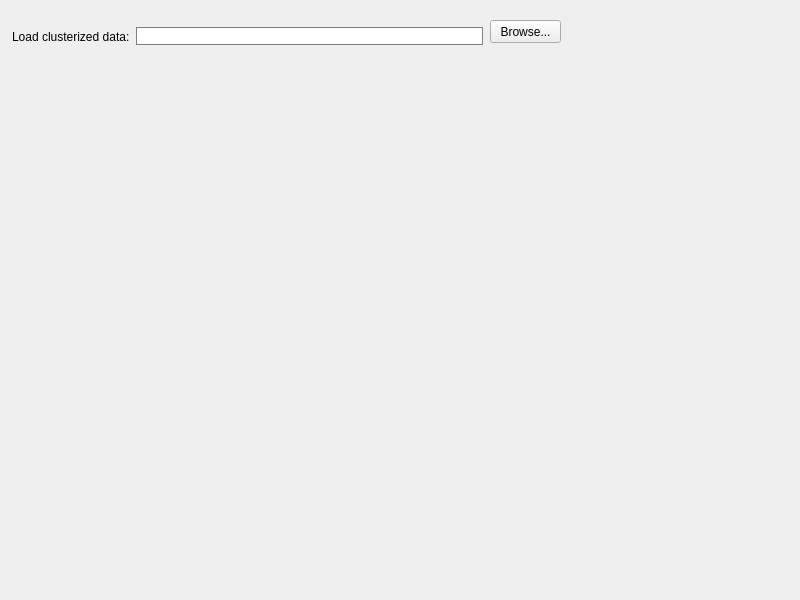
<?xml version="1.0" encoding="UTF-8"?>
<ui version="4.0">
 <class>widget_load_dataset</class>
 <widget class="QWidget" name="widget_load_dataset">
  <property name="geometry">
   <rect>
    <x>0</x>
    <y>0</y>
    <width>800</width>
    <height>600</height>
   </rect>
  </property>
  <property name="windowTitle">
   <string>Form</string>
  </property>
  <widget class="QPushButton" name="button_open_file">
   <property name="geometry">
    <rect>
     <x>490</x>
     <y>20</y>
     <width>71</width>
     <height>23</height>
    </rect>
   </property>
   <property name="toolTip">
    <string>open</string>
   </property>
   <property name="styleSheet">
    <string notr="true"/>
   </property>
   <property name="text">
    <string>Browse...</string>
   </property>
   <property name="iconSize">
    <size>
     <width>53</width>
     <height>36</height>
    </size>
   </property>
  </widget>
  <widget class="QWidget" name="">
   <property name="geometry">
    <rect>
     <x>12</x>
     <y>21</y>
     <width>471</width>
     <height>31</height>
    </rect>
   </property>
   <layout class="QHBoxLayout" name="horizontalLayout">
    <item>
     <widget class="QLabel" name="label">
      <property name="font">
       <font>
        <pointsize>9</pointsize>
       </font>
      </property>
      <property name="text">
       <string>Load clusterized data:</string>
      </property>
     </widget>
    </item>
    <item>
     <widget class="QLineEdit" name="lineEdit">
      <property name="styleSheet">
       <string notr="true">border: 1px solid gray; </string>
      </property>
     </widget>
    </item>
   </layout>
  </widget>
 </widget>
 <resources/>
 <connections/>
</ui>
